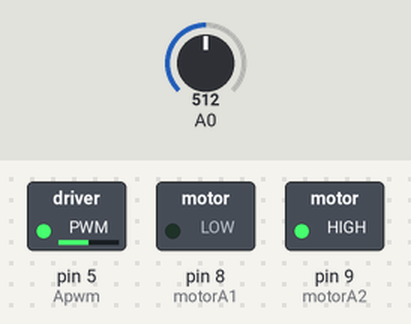
Bench run of a sketch on a simulated Arduino Uno, built with avr-gcc and run on an emulated ATmega328P. Parts: switched loads named in the sketch (green lamp = pin HIGH). Inputs (shaded band) come from the test bench; at power-on: A0 = 512.

Above: at 1.2 s.
1.3 s: A0 set to 716
At 2.5 s:
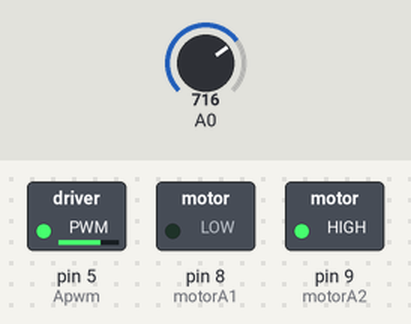
2.8 s: A0 set to 900
At 3.8 s:
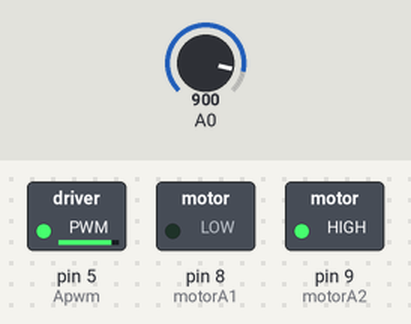
4.3 s: A0 set to 122
At 5.0 s:
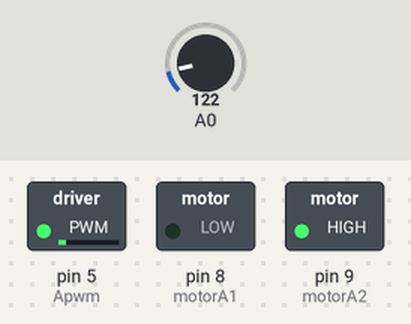
5.8 s: A0 set to 0
At 6.1 s:
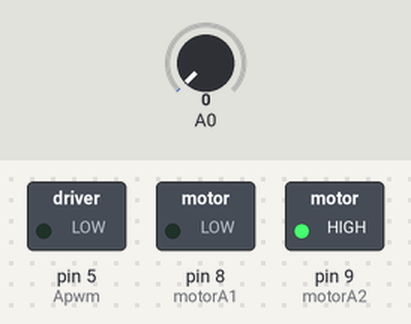
7.3 s: A0 set to 511
At 8.5 s:
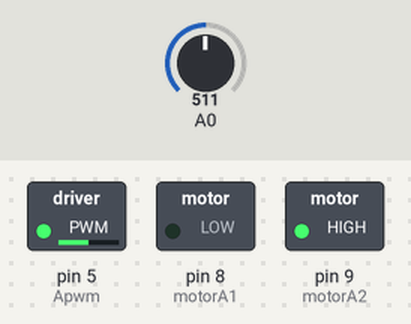
Timing chart, 0 to 9.8 s (numbered marks = the images above; inputs shaded):
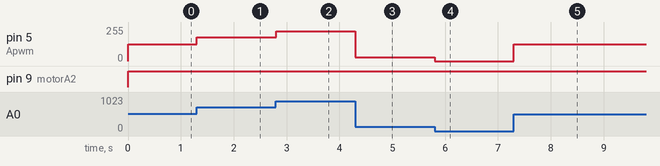

The sketch:

sketch_jul26a.ino
```cpp
//Note: on our model of the L293D, the pwm pin in pin 1 (top-left, when notch is at the top)

int motorA1 = 8;
int motorA2 = 9;
int Apwm = 5;
float sig; float intensity;

void setup() {
  pinMode(motorA1, OUTPUT);
  pinMode(motorA2, OUTPUT);
  pinMode(Apwm, OUTPUT);
  pinMode(A0, INPUT);
  Serial.begin(9600);
}

void loop() {
  intensity = analogRead(A0);
 // Serial.println("Analog signal:");

  digitalWrite(motorA1, LOW);
  digitalWrite(motorA2,HIGH);
  sig = (int)((intensity/1023.0)*255.0);
  //Serial.print(round(sig));
  analogWrite(Apwm, sig);

}
```

Measured:
- after the input at 1.3 s, pin 5 (Apwm): 127/255 → 178/255 at once
- after the input at 2.8 s, pin 5 (Apwm): 178/255 → 224/255 at once
- after the input at 4.3 s, pin 5 (Apwm): 224/255 → 30/255 at once
- after the input at 5.8 s, pin 5 (Apwm): 30/255 → 0/255 at once
- after the input at 7.3 s, pin 5 (Apwm): 0/255 → 127/255 at once
